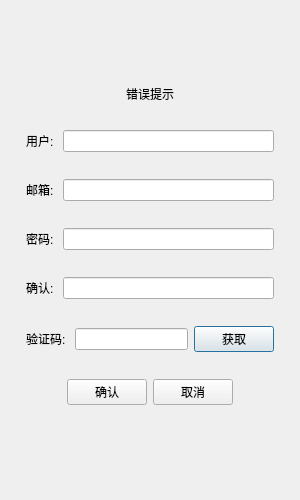
<?xml version="1.0" encoding="UTF-8"?>
<ui version="4.0">
 <class>RegisterDialog</class>
 <widget class="QDialog" name="RegisterDialog">
  <property name="geometry">
   <rect>
    <x>0</x>
    <y>0</y>
    <width>300</width>
    <height>500</height>
   </rect>
  </property>
  <property name="minimumSize">
   <size>
    <width>300</width>
    <height>500</height>
   </size>
  </property>
  <property name="maximumSize">
   <size>
    <width>300</width>
    <height>500</height>
   </size>
  </property>
  <property name="windowTitle">
   <string>Dialog</string>
  </property>
  <layout class="QVBoxLayout" name="verticalLayout_3">
   <item>
    <layout class="QVBoxLayout" name="verticalLayout">
     <item>
      <widget class="QStackedWidget" name="stackedWidget">
       <widget class="QWidget" name="page">
        <layout class="QVBoxLayout" name="verticalLayout_2">
         <item>
          <spacer name="verticalSpacer">
           <property name="orientation">
            <enum>Qt::Vertical</enum>
           </property>
           <property name="sizeType">
            <enum>QSizePolicy::Fixed</enum>
           </property>
           <property name="sizeHint" stdset="0">
            <size>
             <width>20</width>
             <height>50</height>
            </size>
           </property>
          </spacer>
         </item>
         <item>
          <widget class="QWidget" name="Widget" native="true">
           <property name="maximumSize">
            <size>
             <width>16777215</width>
             <height>30</height>
            </size>
           </property>
           <property name="layoutDirection">
            <enum>Qt::LeftToRight</enum>
           </property>
           <layout class="QHBoxLayout" name="horizontalLayout_8">
            <item>
             <widget class="QLabel" name="err_tip">
              <property name="text">
               <string>错误提示</string>
              </property>
              <property name="alignment">
               <set>Qt::AlignCenter</set>
              </property>
             </widget>
            </item>
           </layout>
          </widget>
         </item>
         <item>
          <layout class="QHBoxLayout" name="horizontalLayout">
           <property name="leftMargin">
            <number>6</number>
           </property>
           <property name="topMargin">
            <number>6</number>
           </property>
           <property name="rightMargin">
            <number>6</number>
           </property>
           <property name="bottomMargin">
            <number>6</number>
           </property>
           <item>
            <widget class="QLabel" name="user_label">
             <property name="text">
              <string>用户: </string>
             </property>
            </widget>
           </item>
           <item>
            <widget class="QLineEdit" name="user_edit"/>
           </item>
          </layout>
         </item>
         <item>
          <layout class="QHBoxLayout" name="horizontalLayout_3">
           <property name="leftMargin">
            <number>6</number>
           </property>
           <property name="topMargin">
            <number>6</number>
           </property>
           <property name="rightMargin">
            <number>6</number>
           </property>
           <property name="bottomMargin">
            <number>6</number>
           </property>
           <item>
            <widget class="QLabel" name="email_label">
             <property name="text">
              <string>邮箱: </string>
             </property>
            </widget>
           </item>
           <item>
            <widget class="QLineEdit" name="email_edit"/>
           </item>
          </layout>
         </item>
         <item>
          <layout class="QHBoxLayout" name="horizontalLayout_4">
           <property name="leftMargin">
            <number>6</number>
           </property>
           <property name="topMargin">
            <number>6</number>
           </property>
           <property name="rightMargin">
            <number>6</number>
           </property>
           <property name="bottomMargin">
            <number>6</number>
           </property>
           <item>
            <widget class="QLabel" name="pass_label">
             <property name="text">
              <string>密码: </string>
             </property>
            </widget>
           </item>
           <item>
            <widget class="QLineEdit" name="pass_edit"/>
           </item>
          </layout>
         </item>
         <item>
          <layout class="QHBoxLayout" name="horizontalLayout_5">
           <property name="leftMargin">
            <number>6</number>
           </property>
           <property name="topMargin">
            <number>6</number>
           </property>
           <property name="rightMargin">
            <number>6</number>
           </property>
           <property name="bottomMargin">
            <number>6</number>
           </property>
           <item>
            <widget class="QLabel" name="confirm_label">
             <property name="text">
              <string>确认: </string>
             </property>
            </widget>
           </item>
           <item>
            <widget class="QLineEdit" name="confirm_edit"/>
           </item>
          </layout>
         </item>
         <item>
          <layout class="QHBoxLayout" name="horizontalLayout_6">
           <property name="leftMargin">
            <number>6</number>
           </property>
           <property name="topMargin">
            <number>6</number>
           </property>
           <property name="rightMargin">
            <number>6</number>
           </property>
           <property name="bottomMargin">
            <number>6</number>
           </property>
           <item>
            <widget class="QLabel" name="verify_label">
             <property name="text">
              <string>验证码: </string>
             </property>
            </widget>
           </item>
           <item>
            <widget class="QLineEdit" name="verify_edit"/>
           </item>
           <item>
            <widget class="QPushButton" name="get_btn">
             <property name="text">
              <string>获取</string>
             </property>
            </widget>
           </item>
          </layout>
         </item>
         <item>
          <layout class="QHBoxLayout" name="horizontalLayout_7">
           <property name="leftMargin">
            <number>6</number>
           </property>
           <property name="topMargin">
            <number>6</number>
           </property>
           <property name="rightMargin">
            <number>6</number>
           </property>
           <property name="bottomMargin">
            <number>6</number>
           </property>
           <item>
            <spacer name="horizontalSpacer">
             <property name="orientation">
              <enum>Qt::Horizontal</enum>
             </property>
             <property name="sizeHint" stdset="0">
              <size>
               <width>40</width>
               <height>20</height>
              </size>
             </property>
            </spacer>
           </item>
           <item>
            <widget class="QPushButton" name="confirm_btn">
             <property name="text">
              <string>确认</string>
             </property>
            </widget>
           </item>
           <item>
            <widget class="QPushButton" name="cancel_btn">
             <property name="text">
              <string>取消</string>
             </property>
            </widget>
           </item>
           <item>
            <spacer name="horizontalSpacer_2">
             <property name="orientation">
              <enum>Qt::Horizontal</enum>
             </property>
             <property name="sizeHint" stdset="0">
              <size>
               <width>40</width>
               <height>20</height>
              </size>
             </property>
            </spacer>
           </item>
          </layout>
         </item>
         <item>
          <spacer name="verticalSpacer_2">
           <property name="orientation">
            <enum>Qt::Vertical</enum>
           </property>
           <property name="sizeType">
            <enum>QSizePolicy::Fixed</enum>
           </property>
           <property name="sizeHint" stdset="0">
            <size>
             <width>20</width>
             <height>60</height>
            </size>
           </property>
          </spacer>
         </item>
        </layout>
       </widget>
       <widget class="QWidget" name="page_2"/>
      </widget>
     </item>
    </layout>
   </item>
  </layout>
 </widget>
 <resources/>
 <connections/>
</ui>
